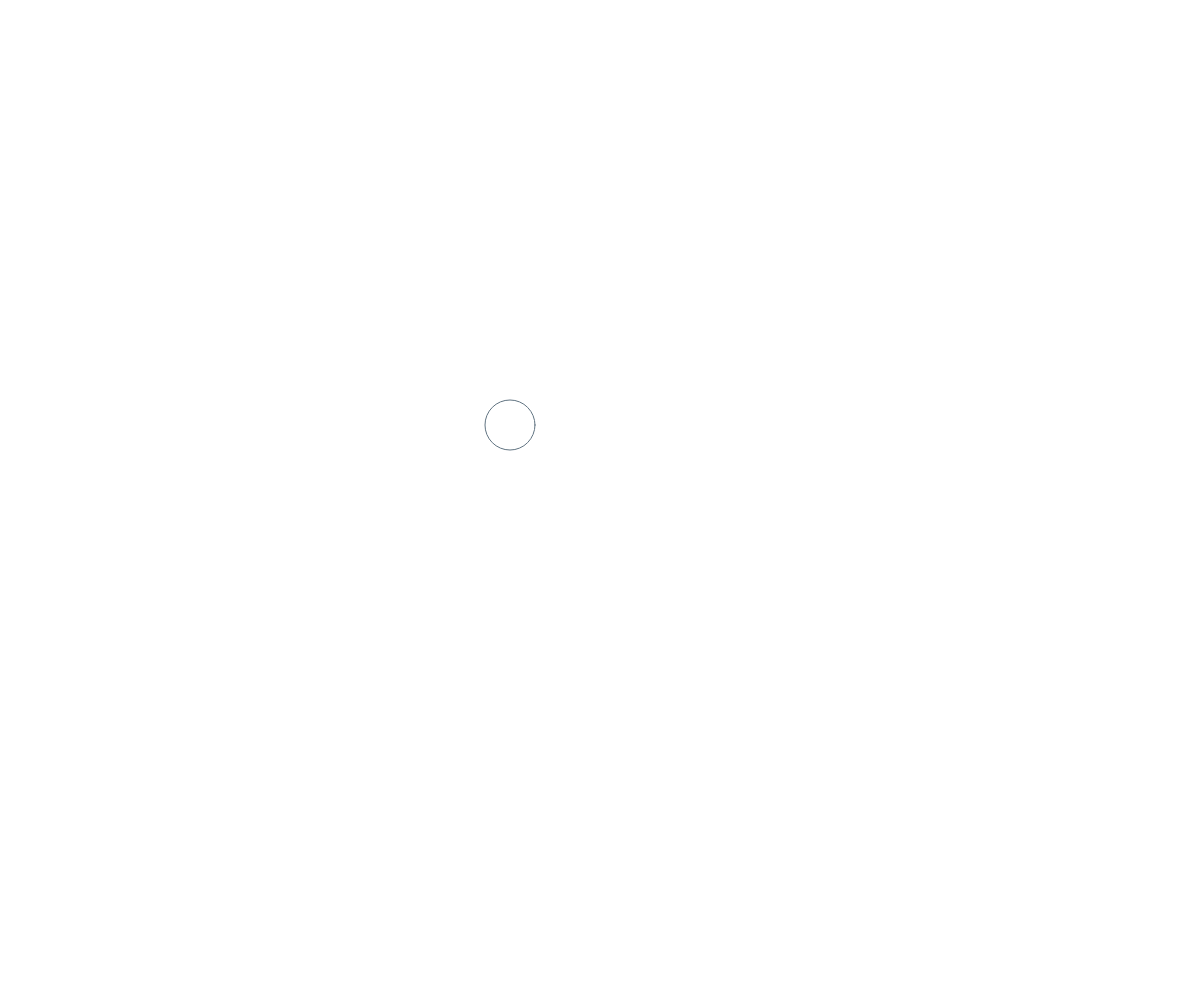
Frame 1 (no input)
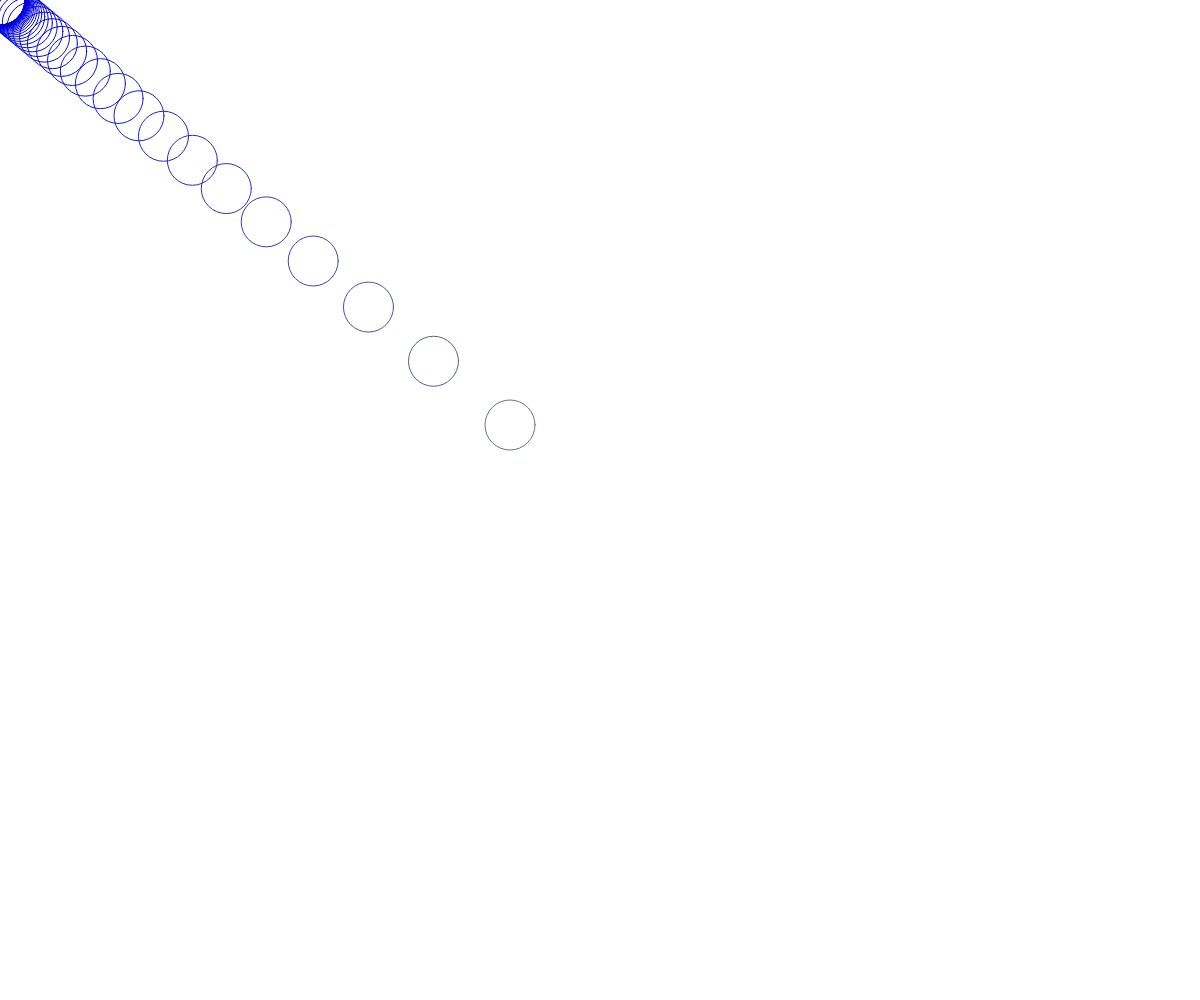
Frame 60 (no input)
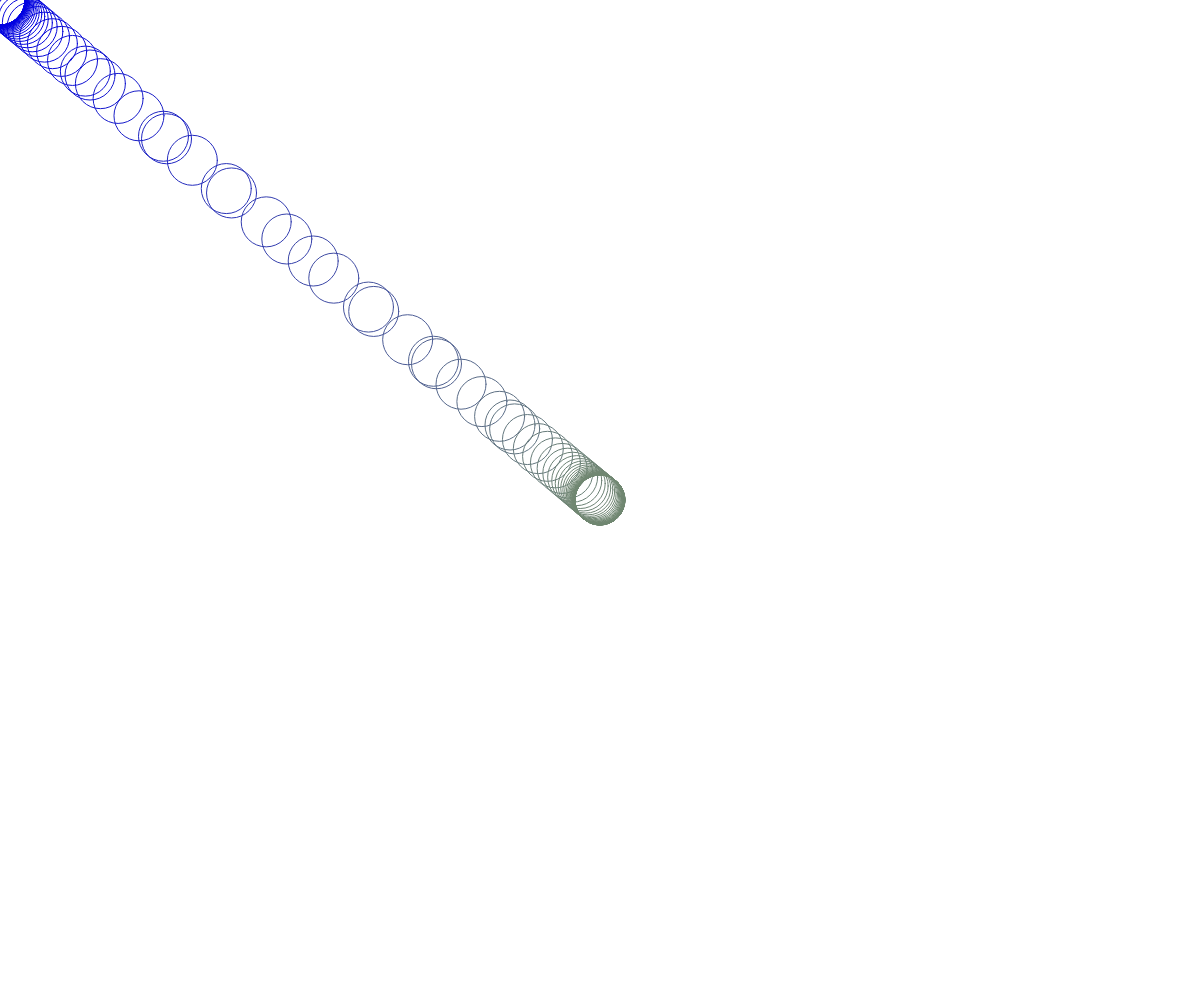
Frame 120 (the mouse pressed at the canvas centre since frame 60)

The p5.js sketch that drew these frames (run headless with seeded random() and noise() and a simulated clock; from frame 60 on, the mouse is pressed at the canvas centre):

// p5.js sketch
// ── sketch.js
// MouseWheel, Map, Lerp
// Jim
let x, y, d=50;


function setup() {
  createCanvas(windowWidth, windowHeight);
  
  x = width/2;   y = height/2;
  noFill();
}

function draw() {
  //move the circle
  x = lerp(x, mouseX, 0.15);
  y = lerp(y, mouseY, 0.15);

  let r = map(x, 0, width, 0, 225);
  let g = map(x, 0, height, 0, 225);
  let b = map(x, 0, width, 225, 0);

  stroke(r,g,b);
  circle(x,y,d);
}

function mouseWheel(event){
  print(event.delta);
  if(event.delta > 0){
    d -= 10;
  }
  else{
    d += 10;
  }
}
